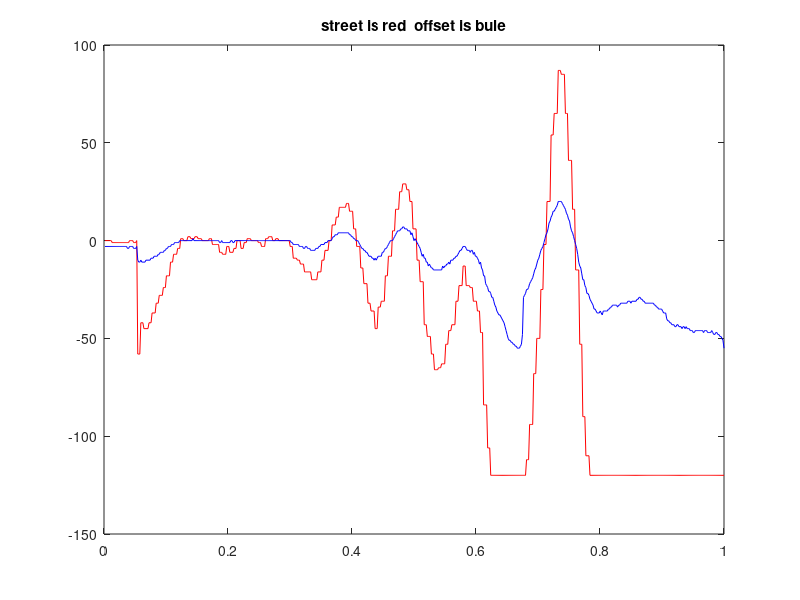

Source code (MATLAB):
street=[ 0, 0, 0, 0, 0, 0, 0, -1, -1, -1, -1, -1, -1, -1, -1, -1, -1, -1, -1, -1, -1, -1, -1, -1, 0, 0, 0, 0, -1, -1, -1, 0, -58, -58, -58, -42, -42, -42, -45, -45, -45, -45, -45, -42, -42, -42, -37, -37, -37, -37, -32, -32, -32, -28, -28, -28, -28, -24, -24, -24, -18, -18, -18, -18, -11, -11, -11, -7, -7, -7, -7, -4, -4, -4, 1, 1, 1, 0, 0, 0, 0, 2, 2, 2, 1, 1, 1, 1, 2, 2, 2, 1, 1, 1, 1, 0, 0, 0, 0, 0, 0, 0, 1, 1, 1, -2, -2, -2, -2, -2, -2, -2, -6, -6, -6, -7, -7, -7, -7, -3, -3, -3, -6, -6, -6, -6, -4, -4, -4, 0, 0, 0, 0, -4, -4, -4, -1, -1, -1, 1, 1, 1, 1, 0, 0, 0, 0, 0, 0, 0, -1, -1, -1, -3, -3, -3, -3, 1, 1, 1, 2, 2, 2, 2, 0, 0, 0, 1, 1, 1, 0, 0, 0, 0, 0, 0, 0, 0, 0, 0, 0, -3, -3, -3, -9, -9, -9, -9, -10, -10, -10, -12, -12, -12, -12, -16, -16, -16, -16, -16, -16, -16, -20, -20, -20, -20, -20, -20, -16, -16, -16, -16, -10, -10, -10, -5, -5, -5, -5, 0, 0, 0, 8, 8, 8, 8, 12, 12, 12, 17, 17, 17, 17, 17, 17, 17, 19, 19, 19, 15, 15, 15, 15, 6, 6, 6, -3, -3, -3, -3, -14, -14, -14, -22, -22, -22, -22, -32, -32, -32, -36, -36, -36, -36, -45, -45, -45, -34, -34, -34, -31, -31, -31, -31, -18, -18, -18, -8, -8, -8, -8, 5, 5, 5, 16, 16, 16, 16, 25, 25, 25, 29, 29, 29, 29, 26, 26, 26, 20, 20, 20, 6, 6, 6, 6, -10, -10, -10, -21, -21, -21, -21, -43, -43, -43, -49, -49, -49, -49, -58, -58, -58, -66, -66, -66, -66, -65, -65, -65, -63, -63, -63, -63, -53, -53, -53, -46, -46, -46, -43, -43, -43, -43, -31, -31, -31, -23, -23, -23, -23, -13, -13, -13, -23, -23, -23, -23, -24, -24, -24, -31, -31, -31, -31, -36, -36, -36, -47, -47, -47, -84, -84, -84, -84, -106, -106, -106, -120, -120, -120, -120, -120, -120, -120, -120, -120, -120, -120, -120, -120, -120, -120, -120, -120, -120, -120, -120, -120, -120, -120, -120, -120, -120, -120, -120, -120, -120, -120, -120, -120, -120, -120, -112, -112, -112, -94, -94, -94, -94, -68, -68, -68, -50, -50, -50, -50, -25, -25, -25, -2, -2, -2, 20, 20, 20, 20, 54, 54, 54, 65, 65, 65, 65, 87, 87, 87, 85, 85, 85, 85, 65, 65, 65, 41, 41, 41, 41, 16, 16, 16, -15, -15, -15, -15, -53, -53, -53, -90, -90, -90, -110, -110, -110, -110, -120, -120, -120, -120, -120, -120, -120, -120, -120, -120, -120, -120, -120, -120, -120, -120, -120, -120, -120, -120, -120, -120, -120, -120, -120, -120, -120, -120, -120, -120, -120, -120, -120, -120, -120, -120, -120, -120, -120, -120, -120, -120, -120, -120, -120, -120, -120, -120, -120, -120, -120, -120, -120, -120, -120, -120, -120, -120, -120, -120, -120, -120, -120, -120, -120, -120, -120, -120, -120, -120, -120, -120, -120, -120, -120, -120, -120, -120, -120, -120, -120, -120, -120, -120, -120, -120, -120, -120, -120, -120, -120, -120, -120, -120, -120, -120, -120, -120, -120, -120, -120, -120, -120, -120, -120, -120, -120, -120, -120, -120, -120, -120, -120, -120, -120, -120, -120, -120, -120, -120, -120, -120, -120, -120, -120, -120, -120, -120, -120, -120, -120, -120]
offset=[ -3, -3, -3, -3, -3, -3, -3, -3, -3, -3, -3, -3, -3, -3, -3, -3, -3, -3, -3, -3, -3, -3, -4, -4, -3, -3, -3, -3, -4, -4, -4, -3, -10, -11, -11, -10, -11, -11, -11, -11, -10, -10, -10, -10, -10, -9, -9, -9, -8, -8, -8, -8, -7, -7, -6, -6, -6, -6, -5, -5, -4, -4, -3, -3, -3, -2, -2, -2, -1, -1, -1, -1, -1, 0, 0, 0, 0, 0, 0, 0, 0, 0, 0, 0, 0, 0, 1, 0, 0, 0, 0, 0, 0, 0, 0, 0, 0, 0, 0, 0, 0, 0, 0, 0, 0, 0, 0, 0, 0, 0, 0, 0, -1, -1, 0, -1, -1, -1, -1, -1, -1, -1, -1, 0, 0, -1, -1, 0, 0, 0, 0, 0, 0, 0, 0, 0, 0, 0, 0, 0, 0, 0, 0, 0, 0, 0, 0, 0, 0, 0, 0, 0, 0, 0, 0, 0, 0, 0, 0, 0, 0, 0, 0, 0, 0, 0, 0, 0, 0, 0, 0, 0, 0, 0, 0, 0, 0, 0, 0, 0, 0, 0, -1, -1, -2, -2, -2, -2, -2, -2, -3, -3, -3, -3, -4, -4, -3, -3, -4, -4, -4, -5, -5, -5, -5, -5, -4, -4, -4, -3, -3, -2, -2, -2, -2, -1, -1, -1, 0, 0, 0, 0, 1, 2, 2, 3, 3, 3, 4, 4, 4, 4, 4, 4, 4, 4, 4, 4, 4, 3, 3, 2, 2, 1, 1, 0, 0, 0, -1, -2, -3, -4, -4, -5, -5, -6, -6, -7, -8, -8, -8, -9, -9, -10, -9, -10, -9, -8, -8, -8, -8, -6, -6, -5, -4, -4, -3, -2, -1, 0, 0, 0, 1, 2, 3, 4, 5, 5, 5, 6, 6, 7, 7, 6, 6, 6, 5, 5, 5, 3, 4, 2, 0, 1, 0, -1, -2, -3, -4, -6, -8, -7, -9, -9, -11, -11, -13, -12, -13, -14, -14, -15, -15, -15, -15, -15, -15, -15, -15, -15, -13, -14, -13, -13, -12, -12, -11, -12, -10, -10, -10, -9, -9, -8, -8, -7, -6, -5, -5, -4, -3, -3, -3, -4, -5, -5, -5, -6, -5, -5, -7, -6, -8, -8, -9, -10, -12, -11, -14, -15, -18, -18, -22, -23, -24, -26, -26, -27, -29, -29, -31, -33, -34, -36, -37, -38, -38, -39, -40, -41, -42, -44, -46, -48, -50, -51, -51, -52, -52, -53, -53, -54, -54, -55, -55, -55, -54, -53, -48, -29, -28, -27, -25, -25, -24, -22, -21, -20, -19, -17, -15, -14, -12, -10, -9, -7, -5, -4, -3, -1, 1, 3, 4, 6, 9, 10, 12, 13, 15, 15, 16, 17, 18, 20, 20, 20, 20, 19, 18, 17, 16, 14, 13, 11, 10, 7, 5, 4, 2, 0, -2, -4, -7, -11, -13, -14, -17, -20, -20, -23, -24, -27, -27, -28, -30, -31, -32, -33, -35, -35, -36, -37, -37, -37, -36, -37, -38, -36, -36, -36, -36, -36, -35, -35, -34, -34, -33, -33, -33, -33, -33, -34, -33, -33, -32, -32, -32, -32, -32, -32, -32, -31, -31, -31, -32, -31, -31, -31, -31, -31, -30, -30, -29, -29, -30, -30, -31, -31, -32, -32, -32, -32, -32, -32, -32, -32, -32, -33, -33, -34, -34, -35, -35, -35, -35, -36, -37, -37, -37, -40, -41, -41, -42, -42, -43, -43, -43, -44, -44, -43, -43, -44, -44, -44, -45, -44, -44, -45, -44, -45, -45, -45, -46, -46, -46, -47, -47, -46, -46, -46, -46, -46, -46, -46, -46, -47, -46, -46, -46, -47, -47, -47, -47, -46, -47, -48, -48, -47, -47, -48, -48, -49, -49, -50, -51, -55]
x=1/length(offset):1/length(offset):1
plot(x,street,'r')
hold on
plot(x,offset,'b')
title('street is red  offset is bule')
fprintf('%d',length(offset))




% clear all
% hold off
% t=-9,0.01,9
% y1=t^3/9+t
% y2=t^3/9
% plot(t,y1,'r')
% hold on
% plot(t,y2,'b')